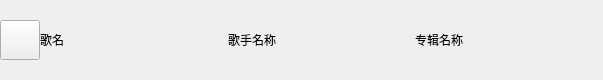
<?xml version="1.0" encoding="UTF-8"?>
<ui version="4.0">
 <class>MusicInfoItem</class>
 <widget class="QWidget" name="MusicInfoItem">
  <property name="geometry">
   <rect>
    <x>0</x>
    <y>0</y>
    <width>603</width>
    <height>80</height>
   </rect>
  </property>
  <property name="windowTitle">
   <string>Form</string>
  </property>
  <layout class="QHBoxLayout" name="horizontalLayout">
   <property name="spacing">
    <number>0</number>
   </property>
   <property name="leftMargin">
    <number>0</number>
   </property>
   <property name="topMargin">
    <number>0</number>
   </property>
   <property name="rightMargin">
    <number>0</number>
   </property>
   <property name="bottomMargin">
    <number>0</number>
   </property>
   <item>
    <widget class="QPushButton" name="favor_icon_btn">
     <property name="maximumSize">
      <size>
       <width>40</width>
       <height>40</height>
      </size>
     </property>
     <property name="styleSheet">
      <string notr="true">#favor_icon
{
	background-color: rgb(0, 255, 255);
	background-repeat: no-repeat;
	background-position: center center;
	border: 0px;
}</string>
     </property>
     <property name="text">
      <string/>
     </property>
    </widget>
   </item>
   <item>
    <widget class="QLabel" name="music_name">
     <property name="text">
      <string>歌名</string>
     </property>
    </widget>
   </item>
   <item>
    <widget class="QLabel" name="singer">
     <property name="text">
      <string>歌手名称</string>
     </property>
    </widget>
   </item>
   <item>
    <widget class="QLabel" name="album_label">
     <property name="text">
      <string>专辑名称</string>
     </property>
    </widget>
   </item>
  </layout>
 </widget>
 <resources/>
 <connections/>
</ui>
